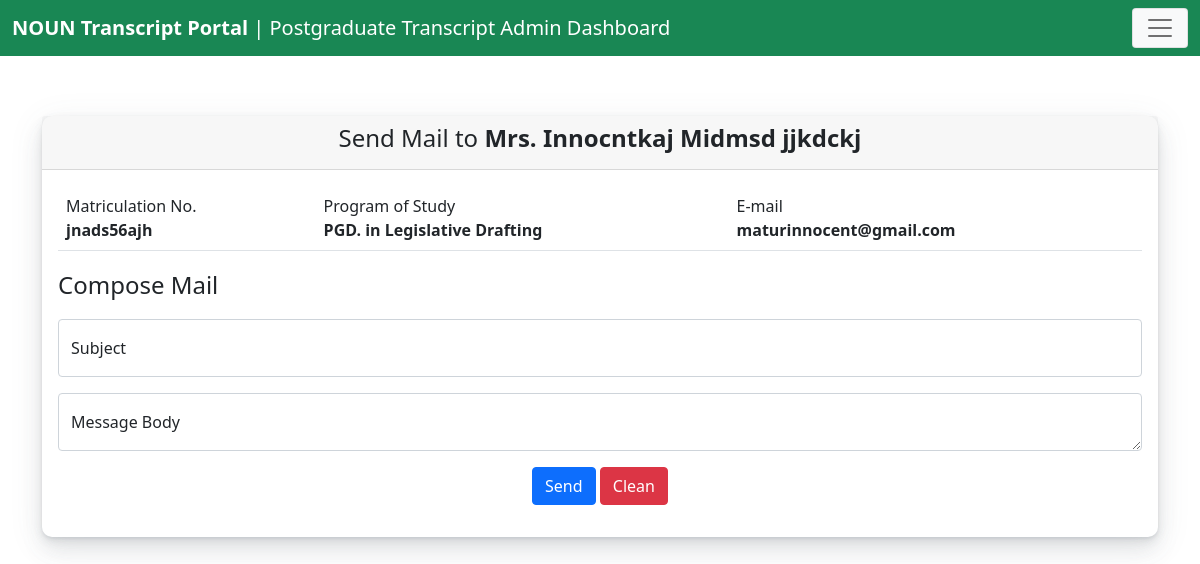
Screenshot of /adm/postgraduate_admin/send_mail.php?id=1 (signed in) with the database file from the repository.
### tables this page shows
CREATE TABLE IF NOT EXISTS `postgraduate` (
  `id` int(5) NOT NULL AUTO_INCREMENT,
  `title` varchar(6) NOT NULL DEFAULT 'Mr.',
  `firstname` varchar(25) NOT NULL,
  `middlename` varchar(25) NOT NULL,
  `lastname` varchar(25) NOT NULL,
  `sex` varchar(10) NOT NULL,
  `matric_no` varchar(15) NOT NULL,
  `phone` varchar(15) NOT NULL,
  `email` varchar(40) NOT NULL,
  `programme` varchar(50) NOT NULL,
  `date_of_graduation` varchar(12) NOT NULL,
  `applied_before` varchar(4) NOT NULL DEFAULT 'No',
  `recipient` varchar(70) NOT NULL,
  `recipient_name` varchar(70) NOT NULL,
  `address` varchar(255) NOT NULL,
  `city_town` varchar(15) NOT NULL,
  `postal_code` varchar(10) NOT NULL,
  `country` varchar(15) NOT NULL,
  `transcript_label` varchar(25) NOT NULL,
  `rrr` varchar(14) NOT NULL,
  `file1` varchar(100) NOT NULL,
  `file2` varchar(100) NOT NULL,
  `file3` varchar(100) NOT NULL,
  `status` varchar(60) NOT NULL DEFAULT 'Awaiting Processing',
  `datetime` timestamp NOT NULL DEFAULT CURRENT_TIMESTAMP COMMENT 'Date/Time of Entry',
  `dob` varchar(10) NOT NULL COMMENT 'Date of Birth',
  `typed_by` varchar(30) NOT NULL,
  `date_of_verification` varchar(15) NOT NULL,
  `comment` varchar(225) NOT NULL,
  `date_sent` varchar(15) NOT NULL,
  `tracking_code` varchar(20) NOT NULL,
  PRIMARY KEY (`id`)
);

### adm/postgraduate_admin/send_mail.php (the view, shortened to what this page needs)
<?php
include('post_header.php');
include('../../connect.php');
$get_id=$_GET['id'];
$sql="SELECT * FROM postgraduate WHERE id='$get_id' ";
$result=mysqli_query($conn, $sql);
$rows=mysqli_fetch_assoc($result);
?>
<body>
<br>
<br>
<br>
<br>
    <main class="container">
        <div class="card">
            <div class="card-header text-center">
              <h4>Send Mail to <b><?php echo $rows['title']." ".$rows['firstname']." ".$rows['middlename']." ".$rows['lastname'];  ?></b> </h4>
            </div>
            <div class="card-body">
                <fieldset>
                <table class="table table-condensed">
                <tr>
                        <td>
                        Matriculation No.<br>
                        <b><?php echo $rows['matric_no']; ?></b>
                        </td>
                        <td colspan="2">
                        Program of Study<br>
                        <b><?php echo $rows['programme']; ?></b>
                        </td>
                        <td>
                        E-mail<br>
                        <b><?php echo $rows['email']; ?></b>
                    </td>
                </tr>
                </table>
                </fieldset>
                <fieldset>
                <legend>Compose Mail</legend>
                <form method="post">
                <div class="row g-2">
                    <div class="col-md">
                        <div class="form-floating mb-3">
                            <input type="text" class="form-control" name="subject" id="floatingInput" placeholder="Subject">
                            <label for="floatingInput">Subject</label>
                        </div>
                    </div>
                </div>
                <div class="col-md">
                    <div class="mb-3 text-center">
                        <div class="col-md">
                        <div class="form-floating mb-3">
                            <textarea class="form-control" name="message" placeholder="Message Body" id="floatingTextarea"></textarea>
                            <label for="floatingTextarea">Message Body</label>
                        </div>
                    </div>
                    </div>
                </div>
                <div class="col-md">
                    <div class="mb-3 text-center">
                        <div class="col-md">
                        <div class="form-floating mb-3">
                            <input type="submit" class="btn btn-primary" name="sub_mail" value="Send"> <input type="reset" class="btn btn-danger" name="" value="Clean">
                        </div>
                    </div>
                    </div>
                </div>
            </form>
            </div>
            </div>
    </main>
</body>
</html>

### adm/css/style.css (style rules this page uses)
.card { background-color: #fff; border-radius: 10px; border: none; position: relative; margin-bottom: 30px; box-shadow: 0 0.46875rem 2.1875rem rgba(90,97,105,0.1), 0 0.9375rem 1.40625rem rgba(90,97,105,0.1), 0 0.25rem 0.53125rem rgba(90,97,105,0.12), 0 0.125rem 0.1875rem rgba(90,97,105,0.1); }
body { margin-top:20px; }

### adm/postgraduate_admin/post_header.php (style rules this page uses)
html { position: relative; min-height: 100%; }
body { margin-bottom: 60px; }

### rows the page displays
postgraduate: title "Mrs.", firstname "Innocntkaj", middlename "Midmsd", lastname "jjkdckj", matric_no "jnads56ajh", programme "PGD. in Legislative Drafting", email "maturinnocent@gmail.com"
